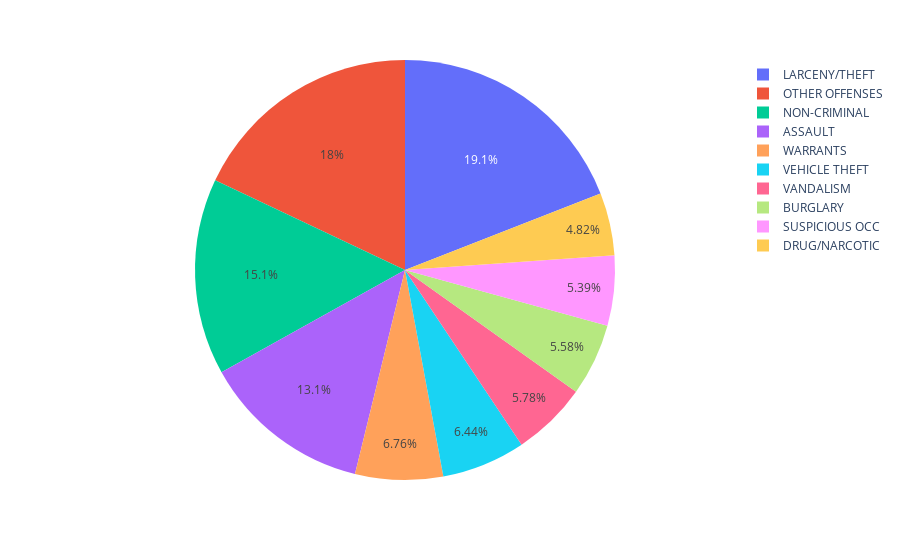

Notebook code cell kept with this figure:
### Code cell
category_count_top10=category_count.head(10)
px.pie(category_count_top10,'Category','Case Count')

### Figure 1 — Plotly figure (JSON) as saved in the notebook; plotly's stock layout.template omitted (floating-point values rounded to 4 significant figures)
{"data": [{"domain": {"x": [0, 1], "y": [0, 1]}, "hovertemplate": "Category=%{label}<br>Case Count=%{value}<extra></extra>", "labels": ["LARCENY/THEFT", "OTHER OFFENSES", "NON-CRIMINAL", "ASSAULT", "WARRANTS", "VEHICLE THEFT", "VANDALISM", "BURGLARY", "SUSPICIOUS OCC", "DRUG/NARCOTIC"], "legendgroup": "", "name": "", "showlegend": true, "type": "pie", "values": [1566, 1476, 1242, 1075, 555, 529, 475, 458, 443, 396]}], "layout": {"legend": {"tracegroupgap": 0}, "margin": {"t": 60}}}
